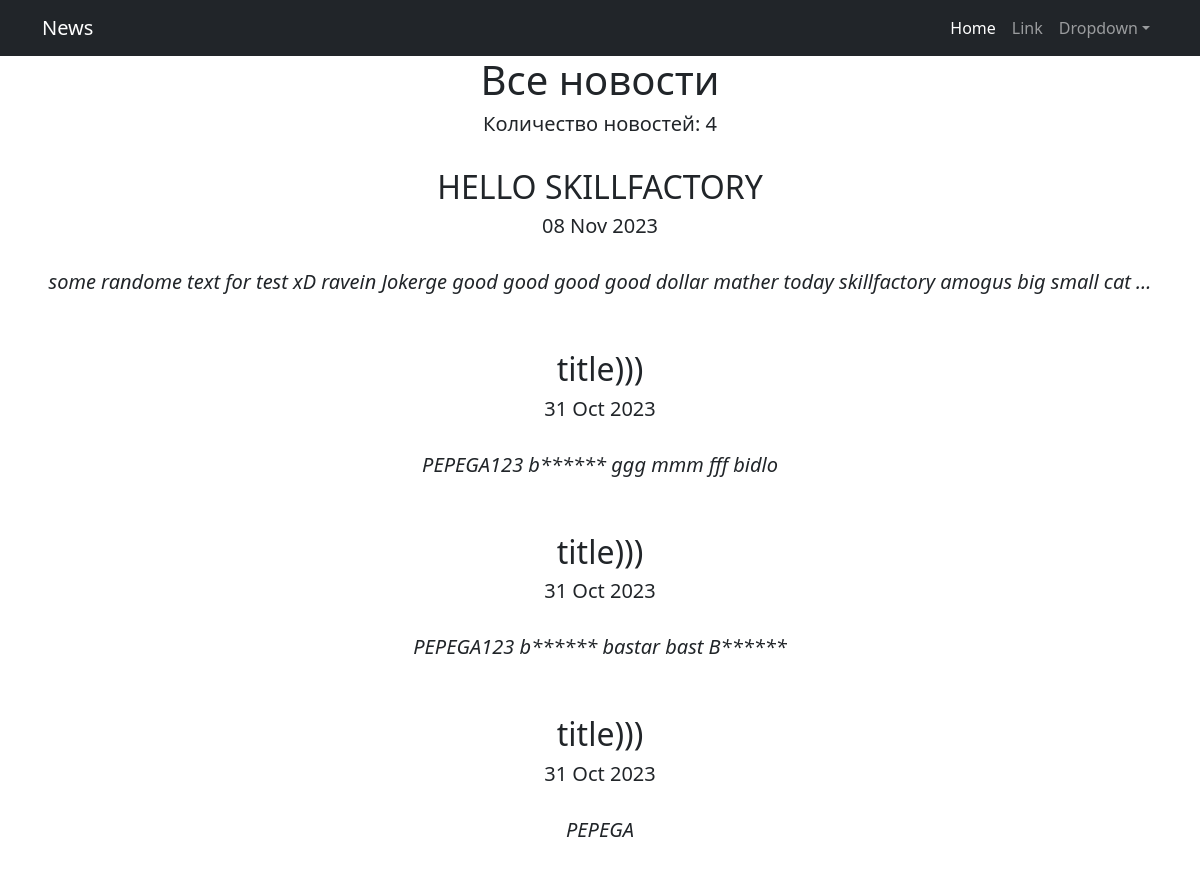
Page /news/ on the committed database.
### News/models.py (models this page shows, shortened)
class Post(models.Model):
    ARTICLE = 'AT'
    NEWS = 'NS'
    TYPE_OF_POST = [
        (ARTICLE, 'статья'),
        (NEWS, 'новость'),
    ]
    author = models.ForeignKey(Author, on_delete= models.CASCADE)
    type = models.CharField(max_length=2, choices=TYPE_OF_POST, default=ARTICLE)
    article_date = models.DateTimeField(auto_now_add=True)
    category = models.ManyToManyField(Category, through='PostCategory')
    title = models.CharField(max_length=255, default='title')
    text = models.TextField(default='text')
    rating = models.IntegerField(default=0)

### News/views.py (the view)
# urls.py: path('', PostsList.as_view()),
class PostsList(ListView):
    model = Post
    ordering = '-article_date'
    template_name = 'posts.html'
    context_object_name = 'posts'

### News/templatetags/custom_filters.py (called while the page is built)
@register.filter()
def censor(value):
    m = value.split(' ')
    output = ''
    for word in m:
        if word.lower() in BAN_WORDS:
            word = word[0]+'*'*(len(word)-1)
        output += word+' '
    return output

### templates/posts.html (shortened to what this page needs)
{% extends 'flatpages/default.html' %}
{% load custom_filters %}
{% block content %}
<h1>Все новости</h1>
<h5>Количество новостей: {{ posts|length }}</h5>
<br>
{% for post in posts %}
<h2>{{ post.title|censor }}</h2>
<h5>{{ post.article_date|date:'d M Y' }}</h5>
<br>
<h5><i>{{ post.text|truncatewords:20|censor }}</i></h5>
<br>
<br>
{% endfor %}
{% endblock content %}

### templates/flatpages/default.html (shortened to what this page needs)
<!DOCTYPE html>
<html lang="en">
    <head>
        {% load static %}
        <link href = "{% static 'css/styles.css' %}" rel="stylesheet" />
    </head>
    <body>
        <nav class="navbar navbar-expand-lg navbar-dark bg-dark">
            <div class="container">
                <a class="navbar-brand" href="#">News</a>
                <div class="collapse navbar-collapse" id="navbarSupportedContent">
                    <ul class="navbar-nav ms-auto mb-2 mb-lg-0">
                        <li class="nav-item"><a class="nav-link active" aria-current="page" href="#">Home</a></li>
                        <li class="nav-item"><a class="nav-link" href="#">Link</a></li>
                        <li class="nav-item dropdown">
                            <a class="nav-link dropdown-toggle" id="navbarDropdown" href="#" role="button" data-bs-toggle="dropdown" aria-expanded="false">Dropdown</a>
                        </li>
                    </ul>
                </div>
            </div>
        </nav>
        <div class="container">
            <div class="row">
                <div class="col-lg-12 text-center">
                    {% block content %}{% endblock content %}
                </div>
            </div>
        </div>
    </body>
</html>

### rows in the picture
Post: title|censor "HELLO SKILLFACTORY", article_date "08 Nov 2023", text|censor "some randome text for test xD ravein Jokerge good good good good dollar mather today skillfactory amogus big small cat …"
Post: title|censor "title)))", article_date "31 Oct 2023", text|censor "PEPEGA123 b****** ggg mmm fff bidlo"
Post: title|censor "title)))", article_date "31 Oct 2023", text|censor "PEPEGA123 b****** bastar bast B******"
Post: title|censor "title)))", article_date "31 Oct 2023", text|censor "PEPEGA"

### other values in the picture
{{ posts|length }} "4"
